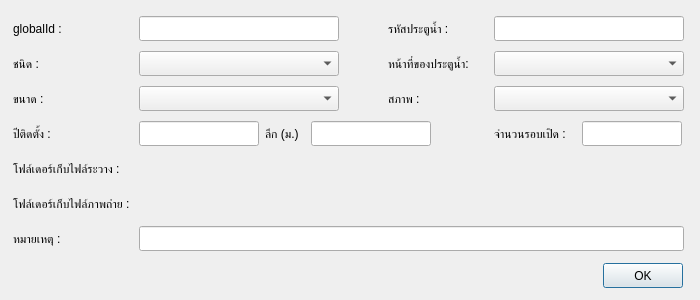
<?xml version="1.0" encoding="UTF-8"?>
<ui version="4.0">
 <class>Dialog</class>
 <widget class="QDialog" name="Dialog">
  <property name="geometry">
   <rect>
    <x>0</x>
    <y>0</y>
    <width>700</width>
    <height>300</height>
   </rect>
  </property>
  <property name="minimumSize">
   <size>
    <width>700</width>
    <height>300</height>
   </size>
  </property>
  <property name="maximumSize">
   <size>
    <width>700</width>
    <height>300</height>
   </size>
  </property>
  <property name="windowTitle">
   <string>Dialog</string>
  </property>
  <widget class="QWidget" name="layoutWidget">
   <property name="geometry">
    <rect>
     <x>12</x>
     <y>260</y>
     <width>671</width>
     <height>31</height>
    </rect>
   </property>
   <layout class="QHBoxLayout" name="horizontalLayout">
    <item>
     <spacer name="horizontalSpacer_8">
      <property name="orientation">
       <enum>Qt::Horizontal</enum>
      </property>
      <property name="sizeHint" stdset="0">
       <size>
        <width>40</width>
        <height>25</height>
       </size>
      </property>
     </spacer>
    </item>
    <item>
     <widget class="QPushButton" name="okBtn">
      <property name="minimumSize">
       <size>
        <width>0</width>
        <height>25</height>
       </size>
      </property>
      <property name="maximumSize">
       <size>
        <width>16777215</width>
        <height>25</height>
       </size>
      </property>
      <property name="text">
       <string>OK</string>
      </property>
     </widget>
    </item>
   </layout>
  </widget>
  <widget class="QWidget" name="layoutWidget">
   <property name="geometry">
    <rect>
     <x>13</x>
     <y>16</y>
     <width>671</width>
     <height>237</height>
    </rect>
   </property>
   <layout class="QGridLayout" name="gridLayout">
    <property name="verticalSpacing">
     <number>10</number>
    </property>
    <item row="1" column="5" colspan="2">
     <widget class="QComboBox" name="function_text">
      <property name="minimumSize">
       <size>
        <width>190</width>
        <height>25</height>
       </size>
      </property>
      <property name="maximumSize">
       <size>
        <width>190</width>
        <height>25</height>
       </size>
      </property>
     </widget>
    </item>
    <item row="4" column="0">
     <widget class="QLabel" name="label_8">
      <property name="minimumSize">
       <size>
        <width>120</width>
        <height>25</height>
       </size>
      </property>
      <property name="maximumSize">
       <size>
        <width>120</width>
        <height>25</height>
       </size>
      </property>
      <property name="text">
       <string>โฟล์เดอร์เก็บไฟล์ระวาง :</string>
      </property>
     </widget>
    </item>
    <item row="2" column="1" colspan="3">
     <widget class="QComboBox" name="size_text">
      <property name="minimumSize">
       <size>
        <width>200</width>
        <height>25</height>
       </size>
      </property>
      <property name="maximumSize">
       <size>
        <width>200</width>
        <height>25</height>
       </size>
      </property>
     </widget>
    </item>
    <item row="3" column="6">
     <widget class="QLineEdit" name="roundOpen">
      <property name="minimumSize">
       <size>
        <width>100</width>
        <height>25</height>
       </size>
      </property>
      <property name="maximumSize">
       <size>
        <width>100</width>
        <height>25</height>
       </size>
      </property>
     </widget>
    </item>
    <item row="5" column="0">
     <widget class="QLabel" name="label_9">
      <property name="minimumSize">
       <size>
        <width>120</width>
        <height>25</height>
       </size>
      </property>
      <property name="maximumSize">
       <size>
        <width>120</width>
        <height>25</height>
       </size>
      </property>
      <property name="text">
       <string>โฟล์เดอร์เก็บไฟล์ภาพถ่าย :</string>
      </property>
     </widget>
    </item>
    <item row="2" column="0">
     <widget class="QLabel" name="label_3">
      <property name="minimumSize">
       <size>
        <width>120</width>
        <height>25</height>
       </size>
      </property>
      <property name="maximumSize">
       <size>
        <width>120</width>
        <height>25</height>
       </size>
      </property>
      <property name="text">
       <string>ขนาด :</string>
      </property>
     </widget>
    </item>
    <item row="3" column="1">
     <widget class="QLineEdit" name="yearInstall">
      <property name="minimumSize">
       <size>
        <width>120</width>
        <height>25</height>
       </size>
      </property>
      <property name="maximumSize">
       <size>
        <width>120</width>
        <height>25</height>
       </size>
      </property>
     </widget>
    </item>
    <item row="3" column="2">
     <widget class="QLabel" name="label_6">
      <property name="minimumSize">
       <size>
        <width>40</width>
        <height>0</height>
       </size>
      </property>
      <property name="maximumSize">
       <size>
        <width>40</width>
        <height>16777215</height>
       </size>
      </property>
      <property name="text">
       <string>ลึก (ม.)</string>
      </property>
     </widget>
    </item>
    <item row="1" column="0">
     <widget class="QLabel" name="label_2">
      <property name="minimumSize">
       <size>
        <width>120</width>
        <height>25</height>
       </size>
      </property>
      <property name="maximumSize">
       <size>
        <width>120</width>
        <height>25</height>
       </size>
      </property>
      <property name="text">
       <string>ชนิด :</string>
      </property>
     </widget>
    </item>
    <item row="3" column="0">
     <widget class="QLabel" name="label_5">
      <property name="minimumSize">
       <size>
        <width>120</width>
        <height>25</height>
       </size>
      </property>
      <property name="maximumSize">
       <size>
        <width>120</width>
        <height>25</height>
       </size>
      </property>
      <property name="text">
       <string>ปีติดตั้ง :</string>
      </property>
     </widget>
    </item>
    <item row="2" column="4">
     <widget class="QLabel" name="label_11">
      <property name="minimumSize">
       <size>
        <width>80</width>
        <height>25</height>
       </size>
      </property>
      <property name="maximumSize">
       <size>
        <width>80</width>
        <height>25</height>
       </size>
      </property>
      <property name="text">
       <string>สภาพ :</string>
      </property>
     </widget>
    </item>
    <item row="3" column="5">
     <widget class="QLabel" name="label_7">
      <property name="minimumSize">
       <size>
        <width>80</width>
        <height>25</height>
       </size>
      </property>
      <property name="maximumSize">
       <size>
        <width>80</width>
        <height>25</height>
       </size>
      </property>
      <property name="text">
       <string>จำนวนรอบเปิด :</string>
      </property>
     </widget>
    </item>
    <item row="0" column="0">
     <widget class="QLabel" name="label">
      <property name="minimumSize">
       <size>
        <width>120</width>
        <height>25</height>
       </size>
      </property>
      <property name="maximumSize">
       <size>
        <width>120</width>
        <height>25</height>
       </size>
      </property>
      <property name="text">
       <string>globalId :</string>
      </property>
     </widget>
    </item>
    <item row="1" column="4">
     <widget class="QLabel" name="label_4">
      <property name="minimumSize">
       <size>
        <width>80</width>
        <height>25</height>
       </size>
      </property>
      <property name="maximumSize">
       <size>
        <width>90</width>
        <height>25</height>
       </size>
      </property>
      <property name="text">
       <string>หน้าที่ของประตูน้ำ:</string>
      </property>
     </widget>
    </item>
    <item row="0" column="4">
     <widget class="QLabel" name="label_12">
      <property name="minimumSize">
       <size>
        <width>100</width>
        <height>25</height>
       </size>
      </property>
      <property name="maximumSize">
       <size>
        <width>100</width>
        <height>25</height>
       </size>
      </property>
      <property name="text">
       <string>รหัสประตูน้ำ :</string>
      </property>
     </widget>
    </item>
    <item row="2" column="5" colspan="2">
     <widget class="QComboBox" name="status_text">
      <property name="minimumSize">
       <size>
        <width>190</width>
        <height>25</height>
       </size>
      </property>
      <property name="maximumSize">
       <size>
        <width>190</width>
        <height>25</height>
       </size>
      </property>
     </widget>
    </item>
    <item row="0" column="5" colspan="2">
     <widget class="QLineEdit" name="VALVE_ID">
      <property name="minimumSize">
       <size>
        <width>190</width>
        <height>25</height>
       </size>
      </property>
      <property name="maximumSize">
       <size>
        <width>190</width>
        <height>25</height>
       </size>
      </property>
     </widget>
    </item>
    <item row="3" column="3" colspan="2">
     <widget class="QLineEdit" name="depth">
      <property name="minimumSize">
       <size>
        <width>120</width>
        <height>25</height>
       </size>
      </property>
      <property name="maximumSize">
       <size>
        <width>120</width>
        <height>25</height>
       </size>
      </property>
     </widget>
    </item>
    <item row="1" column="1" colspan="3">
     <widget class="QComboBox" name="type_text">
      <property name="minimumSize">
       <size>
        <width>190</width>
        <height>25</height>
       </size>
      </property>
      <property name="maximumSize">
       <size>
        <width>200</width>
        <height>25</height>
       </size>
      </property>
     </widget>
    </item>
    <item row="0" column="1" colspan="3">
     <widget class="QLineEdit" name="globalId">
      <property name="minimumSize">
       <size>
        <width>200</width>
        <height>25</height>
       </size>
      </property>
      <property name="maximumSize">
       <size>
        <width>200</width>
        <height>25</height>
       </size>
      </property>
     </widget>
    </item>
    <item row="6" column="0">
     <widget class="QLabel" name="label_10">
      <property name="minimumSize">
       <size>
        <width>120</width>
        <height>25</height>
       </size>
      </property>
      <property name="maximumSize">
       <size>
        <width>120</width>
        <height>25</height>
       </size>
      </property>
      <property name="text">
       <string>หมายเหตุ : </string>
      </property>
     </widget>
    </item>
    <item row="6" column="1" colspan="6">
     <widget class="QLineEdit" name="remark">
      <property name="minimumSize">
       <size>
        <width>0</width>
        <height>25</height>
       </size>
      </property>
      <property name="maximumSize">
       <size>
        <width>16777215</width>
        <height>25</height>
       </size>
      </property>
      <property name="text">
       <string/>
      </property>
     </widget>
    </item>
    <item row="5" column="1" colspan="6">
     <widget class="QgsFileWidget" name="picturePath_text">
      <property name="minimumSize">
       <size>
        <width>0</width>
        <height>25</height>
       </size>
      </property>
      <property name="maximumSize">
       <size>
        <width>16777215</width>
        <height>25</height>
       </size>
      </property>
     </widget>
    </item>
    <item row="4" column="1" colspan="6">
     <widget class="QgsFileWidget" name="drawingPath_text">
      <property name="minimumSize">
       <size>
        <width>0</width>
        <height>25</height>
       </size>
      </property>
      <property name="maximumSize">
       <size>
        <width>16777215</width>
        <height>25</height>
       </size>
      </property>
     </widget>
    </item>
   </layout>
  </widget>
 </widget>
 <customwidgets>
  <customwidget>
   <class>QgsFileWidget</class>
   <extends>QWidget</extends>
   <header>qgsfilewidget.h</header>
  </customwidget>
 </customwidgets>
 <resources/>
 <connections/>
</ui>
